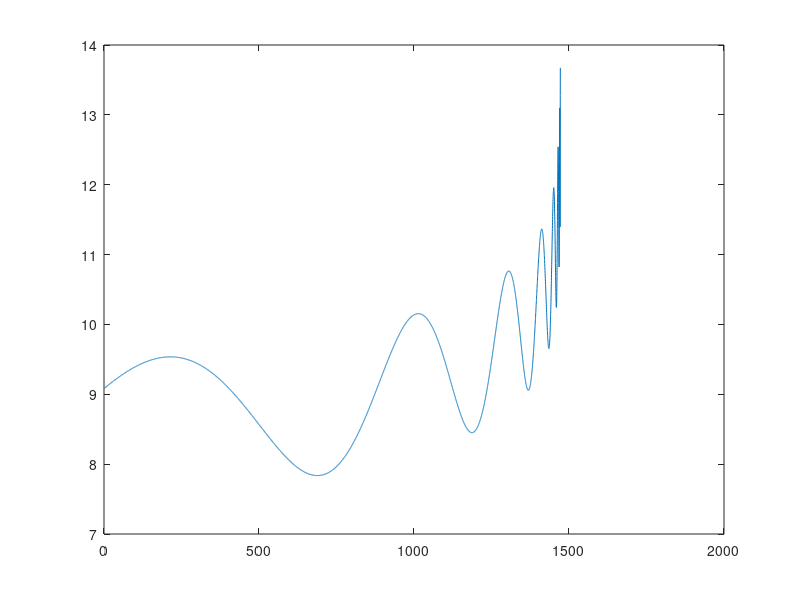

Here is the MATLAB script that generated this plot: (Note: this script raises an error after producing the figure.)
%% Explaining the parts of the lppl function
% The lppl function consists of two parts: an hyperbolic function
% that increases to infinity at a singularity, and an oscillation of
% increasing frequency.

% set up realistic parameters
params = [50.9057703950095;
   -39.2228401917215;
   1348.19815338505;
   0.0142416695966602;
   -0.00177914571357913;
   -6.22638522525240;
   0.00974118509923082;
   0.915241664436276];

% plot hyperbolic part
grid = (1:0.2:(params(3)/params(8)-1));

% init anonymous function to get function values
evalLppl = @(x, params) ...
   params(1) + params(2)*(params(3)-params(8)*x).^params(4).*...
   (1+params(5)*cos(params(6).*...
   log(params(3)-params(8)*x)+params(7)));

vals = evalLppl(grid, params);

plot(grid, vals)
%% Hyperbolic part
% If we set the fifth parameter equal to zero, the oscillating part
% of the function gets removed.

paramsHyperb = params;
paramsHyperb(5) = 0;

valsHyperb = evalLppl(grid, paramsHyperb);
plot(grid, valsHyperb)

%% Cosinus part
% If we set parameters one and four to zero, and two and five to one,
% we get oscillating part up to rescaling

paramsOsc = params;
paramsOsc([1, 4]) = 0;
paramsOsc(2) = 1;
paramsOsc(5) = 1;

valsOs = evalLppl(grid, paramsOsc);
plot(grid, valsOs);

%% Both parts together
plot(grid, valsOs + valsHyperb)

%% variation of first parameter
variations = params(1)*[0.8 0.9 1.1 1.2];
plotVaryLpplParameters(params, 1, variations);

% The first parameter shifts the function additively up and down.
% Higher values increase the level of the function.

%% variation of second parameter
clf
variations = params(2)*[0.2 0.9 1.1 1.9];
plotVaryLpplParameters(params, 2, variations);

% The second parameter linearly scales the function up and down.
% Higher values increase the level of the function.

%% variation of third parameter
clf
variations = params(3)*[0.8 0.9 1.1 1.2];
plotVaryLpplParameters(params, 3, variations);

% The third parameter additively shifts the function left and right.
% Higher values shift the function to the right.

%% variation of forth parameter
clf
variations = params(4)*[0.2 0.9 1.1 1.5];
plotVaryLpplParameters(params, 4, variations);

% The forth parameter determines the shape of the function. Hence, it
% determines how long the period of curvature persists, and hence how
% long the period of super-exponential persists.

%% variation of fifth parameter
clf
variations = params(5)*[0.01 0.5 5 20];
plotVaryLpplParameters(params, 5, variations);

% The fifth parameter determines the amplitude of the cosinus. Large
% values increase the amplitude.

%% variation of sixth parameter
clf
variations = params(6)*[0.01 0.5 5 20];
plotVaryLpplParameters(params, 6, variations);

% The sixth parameter determines the frequency of the cosinus. Large
% values increase the frequency.

%% variation of seventh parameter
clf
variations = params(7)*[-1000  -200 200 1000];
plotVaryLpplParameters(params, 7, variations);

% The seventh parameter shifts the cosinus additively left and right.
% Positive values shift to the right.

%% variation of eighth parameter
clf
variations = params(8)*[0.8 0.9 1.1 1.2];
plotVaryLpplParameters(params, 8, variations);

